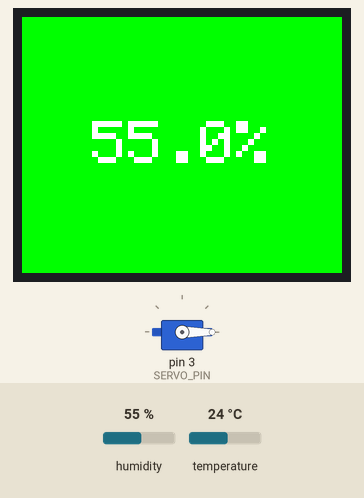
This sketch was run on a simulated Arduino Uno, built with avr-gcc and run on an emulated ATmega328P. On the bench: 160×128 colour display, servo. The test bench sets the inputs (shaded band); at power-on: humidity 55 %, temperature 24 °C. What the sketch prints to the serial monitor is not drawn.

Above: at 3.0 s.
3.1 s: humidity set to 78 %
At 5.3 s:
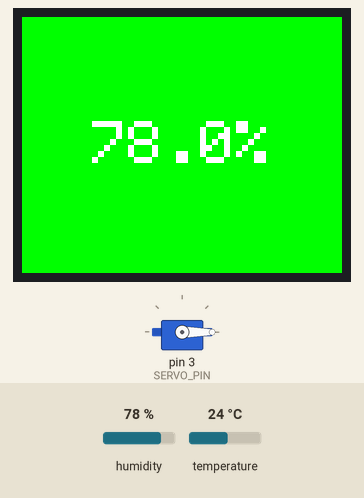
5.9 s: humidity set to 81 %
At 7.4 s:
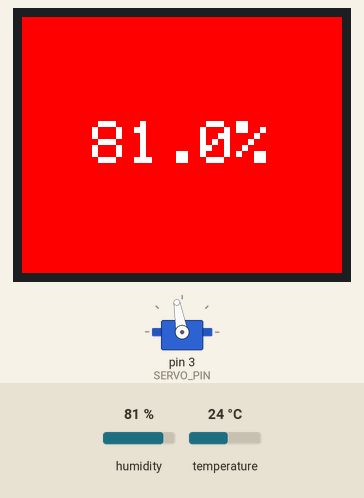
8.7 s: humidity set to 22 %
At 9.1 s:
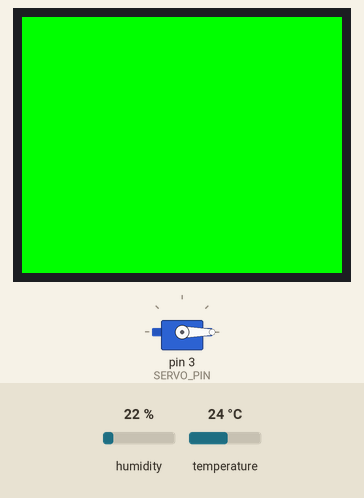
Timing chart, 0 to 11.7 s (numbered marks = the images above; inputs shaded):
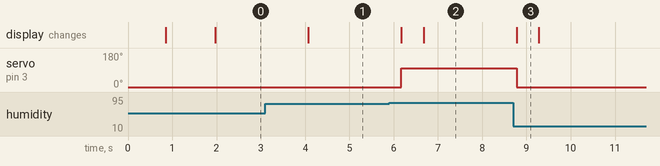

Measured:
- the behaviour switches between 79 and 80 % on humidity (found by bisection; images 1 and 2)
- after the input at 3.1 s, the display: changes after 0.98 s (image 1)
- after the input at 5.9 s, servo on pin 3 (SERVO_PIN): 0° → 100° after 0.28 s; the display: first changes after 0.28 s (image 2 shows a later state)
- after the input at 8.7 s, servo on pin 3 (SERVO_PIN): 100° → 0° after 0.08 s; the display: changes after 0.08 s (image 3)
- what the display in image 3 shows lasts 0.5 s, from 8.8 s to 9.3 s

The sketch:

wallyhacks_project.ino
```cpp
#include <Wire.h>
#include <Adafruit_GFX.h>
#include <Adafruit_ST7735.h>
#include <Adafruit_AHTX0.h>  // AHT10 sensor library
#include <Servo.h>           // Servo library

// Pin assignments for the TFT display
#define TFT_CS     10
#define TFT_RST    8
#define TFT_DC     9

// Pin assignment for the servo
#define SERVO_PIN  3

// Create instances of the objects
Adafruit_AHTX0 aht;  // AHT10 sensor
Adafruit_ST7735 tft = Adafruit_ST7735(TFT_CS, TFT_DC, TFT_RST);
Servo servo;         // Create a servo object

// State tracking variables
bool servoAt90 = false;
bool crossedAbove80 = false;
bool crossedBelow80 = true;

void setup() {
  Serial.begin(115200);

  pinMode(TFT_RST, OUTPUT);
  digitalWrite(TFT_RST, HIGH);
  delay(100);
  digitalWrite(TFT_RST, LOW);
  delay(100);
  digitalWrite(TFT_RST, HIGH);
  delay(500);

  tft.initR(INITR_BLACKTAB);
  delay(500);
  tft.setRotation(3);
  tft.fillScreen(ST77XX_BLACK);
  tft.setTextColor(ST77XX_WHITE);

  if (!aht.begin()) {
    Serial.println("Failed to initialize AHT10 sensor!");
    while (1);
  }

  servo.attach(SERVO_PIN);
  servo.write(0);
  delay(500);
  servo.detach();
}

void loop() {
  sensors_event_t humidity, temp;
  aht.getEvent(&humidity, &temp);

  if (isnan(humidity.relative_humidity) || isnan(temp.temperature)) {
    Serial.println("Failed to read from AHT10 sensor!");
    return;
  }

  if (humidity.relative_humidity < 80.0) {
    tft.fillScreen(ST77XX_GREEN);
    if (!crossedBelow80) {
      servo.attach(SERVO_PIN);
      servo.write(0);
      delay(500);
      servo.detach();
      Serial.println("Humidity below 80%. Servo reset to 0 degrees.");
      crossedBelow80 = true;
      crossedAbove80 = false;
    }
  } else {
    tft.fillScreen(ST77XX_RED);
    if (!crossedAbove80) {
      servo.attach(SERVO_PIN);
      servo.write(100);
      delay(500);
      servo.detach();
      Serial.println("Humidity above 80%. Servo turned to 90 degrees.");
      crossedAbove80 = true;
      crossedBelow80 = false;
    }
  }

  tft.setTextSize(3);
  String humidityStr = String(humidity.relative_humidity, 1) + "%";
  int16_t x1, y1;
  uint16_t w, h;
  tft.getTextBounds(humidityStr, 0, 0, &x1, &y1, &w, &h);
  int x = (tft.width() - w) / 2;
  int y = (tft.height() - h) / 2;

  tft.setCursor(x, y);
  tft.print(humidityStr);

  delay(2000);
}
```
